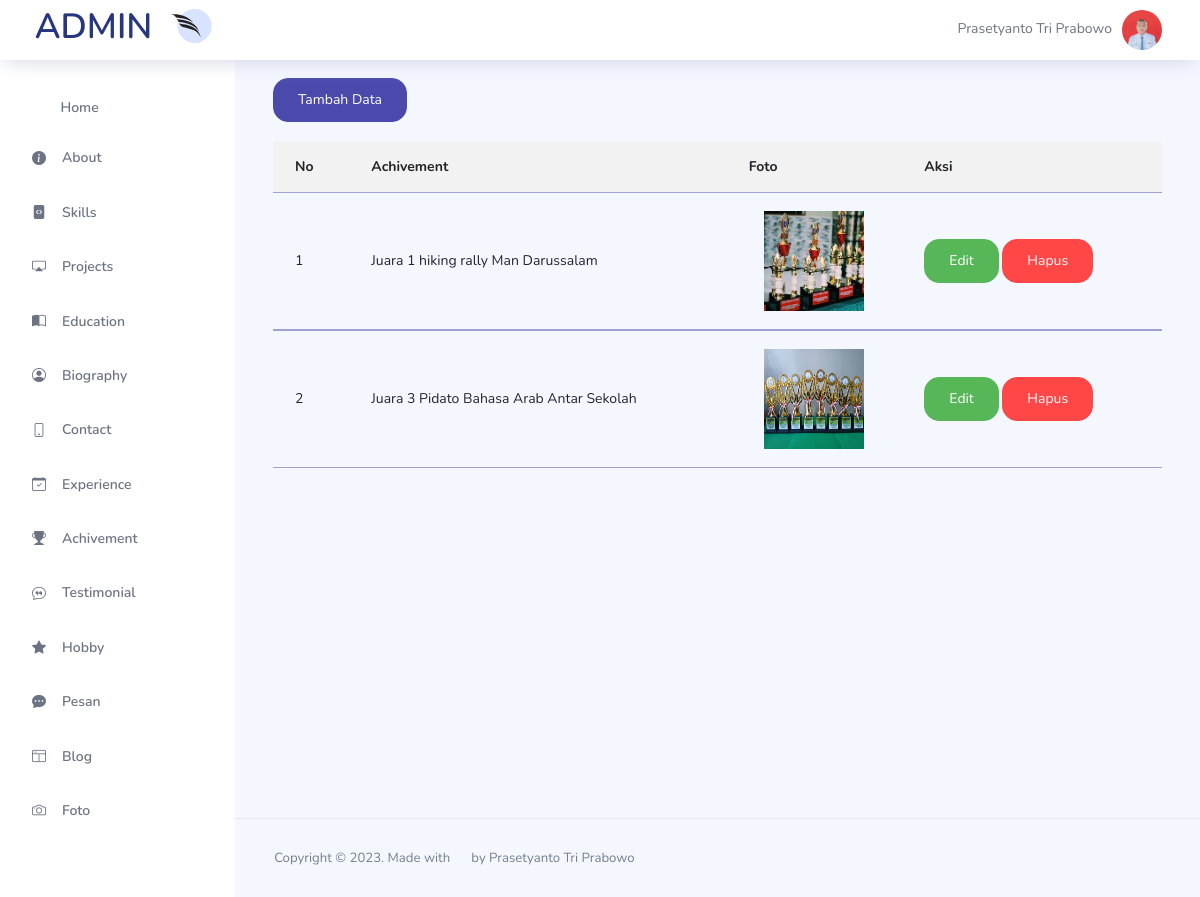
The app's page /admin/pages/achivement/achivement.php (signed in) with its own data.
### tables this page shows
CREATE TABLE `muka` (
  `id_muka` int(11) NOT NULL,
  `mukaku` varchar(50) NOT NULL,
  `jeneng` varchar(225) NOT NULL
);

CREATE TABLE `achivement` (
  `id_achivement` int(11) NOT NULL,
  `achivement` text NOT NULL,
  `foto` varchar(100) NOT NULL
);

### admin/pages/achivement/achivement.php (the view)
<?php
include "../../kepala.php";
require_once "../../../config/config.php";
?>
<div class="content-wrapper">
    <a href="tambah.php" class="btn btn-primary" style="bottom:20px; position:relative;">Tambah Data</a>
    <table class="table table-striped table-primary">
        <thead>
            <tr>
                <th>No</th>
                <th>Achivement</th>
                <th>Foto</th>
                <th>Aksi</th>
            </tr>
        </thead>
        <tbody>
            <?php
            $sql = "SELECT * FROM achivement";
            $result = mysqli_query($conn, $sql);
            $i = 1;
            foreach ($result as $data) :
            ?>
                <td><?php echo $i++  ?></td>
                <td><?php echo $data['achivement'];  ?></td>
                <td><img style="border-radius: 0;" src='../../../image/<?php echo $data['foto'];  ?>' width='100px' height='100px'></td>
                <td>
                    <a href='edit.php?id_achivement=<?php echo $data['id_achivement']; ?>' class="btn btn-success">Edit</a>
                    <a href='hapus.php?id_achivement=<?php echo $data['id_achivement']; ?>' class="btn btn-danger" id="hapusbutton">Hapus</a>
                </td>
        </tbody>
    <?php endforeach; ?>
    </table>
</div>
<?php
include "../../includes/footer.php";
?>

### admin/includes/nav.php (shortened to what this page needs)
<nav class="navbar col-lg-12 col-12 p-0 fixed-top d-flex flex-row">
  <div class="text-center navbar-brand-wrapper d-flex align-items-center justify-content-center">
    <a class="navbar-brand brand-logo mr-5" href="../../index.php"><img src="../../images/logo-mini.svg" alt="logo" style="position: absolute; left:170px;" />
      <h2>ADMIN</h2>
    </a>
  </div>
  <div class="navbar-menu-wrapper d-flex align-items-center justify-content-end">
    <button class="navbar-toggler navbar-toggler align-self-center" type="button" data-toggle="minimize">
      <span class="icon-menu"></span>
    </button>
    <ul class="navbar-nav mr-lg-2">
      <li class="nav-item nav-search d-none d-lg-block">
        <div class="input-group">
        </div>
      </li>
    </ul>
    <ul class="navbar-nav navbar-nav-right">
      <?php
      require_once "../../../config/config.php";
      $query = "SELECT * FROM muka";
      $result = mysqli_query($conn, $query);
      $data = mysqli_fetch_assoc($result);
      ?>
      <li class="nav-item nav-profile dropdown">
        <p style="position:relative; right:10px; top:3px"><?php echo $data['jeneng'];  ?></p>
        <a class="nav-link dropdown-toggle" href="#" data-toggle="dropdown" id="profileDropdown">
          <img src="../../../image/<?= $data['mukaku']; ?>" alt="profile" />
        </a>
      </li>
    </ul>
  </div>
</nav>

### admin/css/pages.css (style rules this page uses)
table { border-collapse: collapse; width: 100%; }
th, td { padding: 8px; text-align: left; border-bottom: 1px solid #ddd; }
th { background-color: #f2f2f2; font-weight: bold; }
img { display: block; margin: auto; max-width: 100%; height: auto; }

### records on screen
muka: jeneng "Prasetyanto Tri Prabowo", mukaku (picture)
achivement: achivement "Juara 1 hiking rally Man Darussalam", foto (picture)
achivement: achivement "Juara 3 Pidato Bahasa Arab Antar Sekolah", foto (picture)
